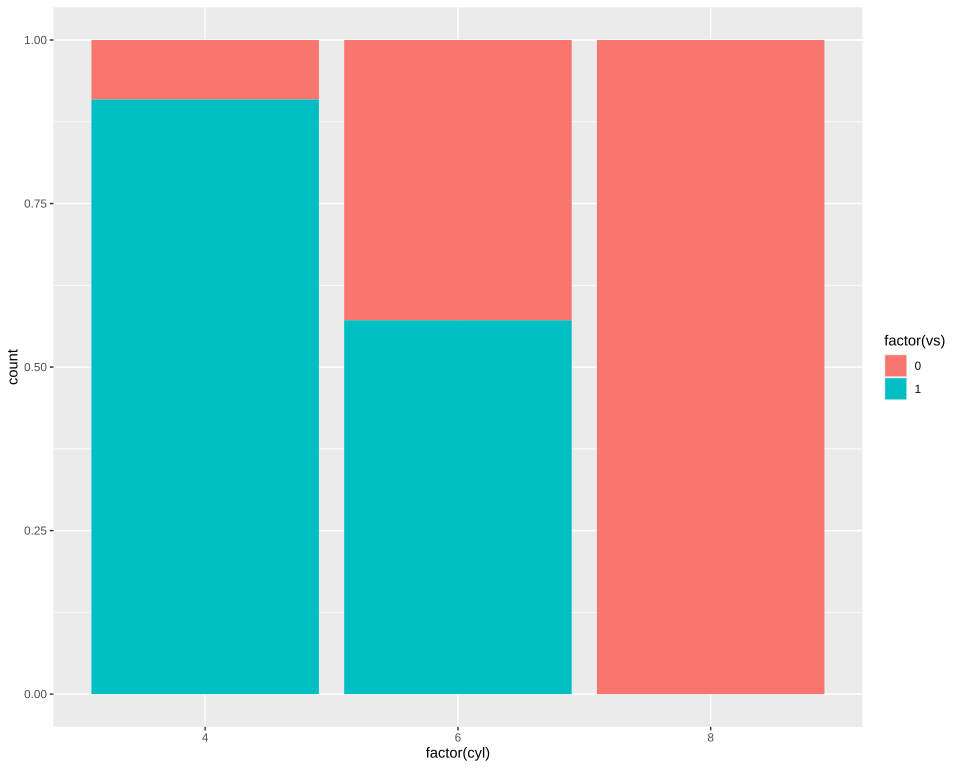

This chart was generated by the following R code:
# The plot test/golden/bars_filled.svg draws, drawn by ggplot2 itself, as ggplot2's own visual tests
# draw their snapshots: the independent check on that golden whenever it changes. The suite never
# runs this; it needs R, ggplot2 and vdiffr, saved as the Docker image giggly-r:ggplot2-4.0.3. From
# the repository's root:
#
#   docker run --rm -v "$PWD/test/golden":/golden:ro giggly-r:ggplot2-4.0.3 \
#     Rscript /golden/bars_filled.R > bars_filled.ggplot2.svg
#
# and compare the two drawings element by element, as test/golden/point.R describes.
#
# Each cylinder count's cars by engine shape, each bar's pile filled to 1, as position_stack()'s
# reference page fills them.

library(ggplot2)
plot <- ggplot(mtcars, aes(factor(cyl), fill = factor(vs))) +
  geom_bar(position = "fill") + theme_gray()
file <- tempfile(fileext = ".svg")
vdiffr::write_svg(plot, file)
cat(readLines(file), sep = "\n")
